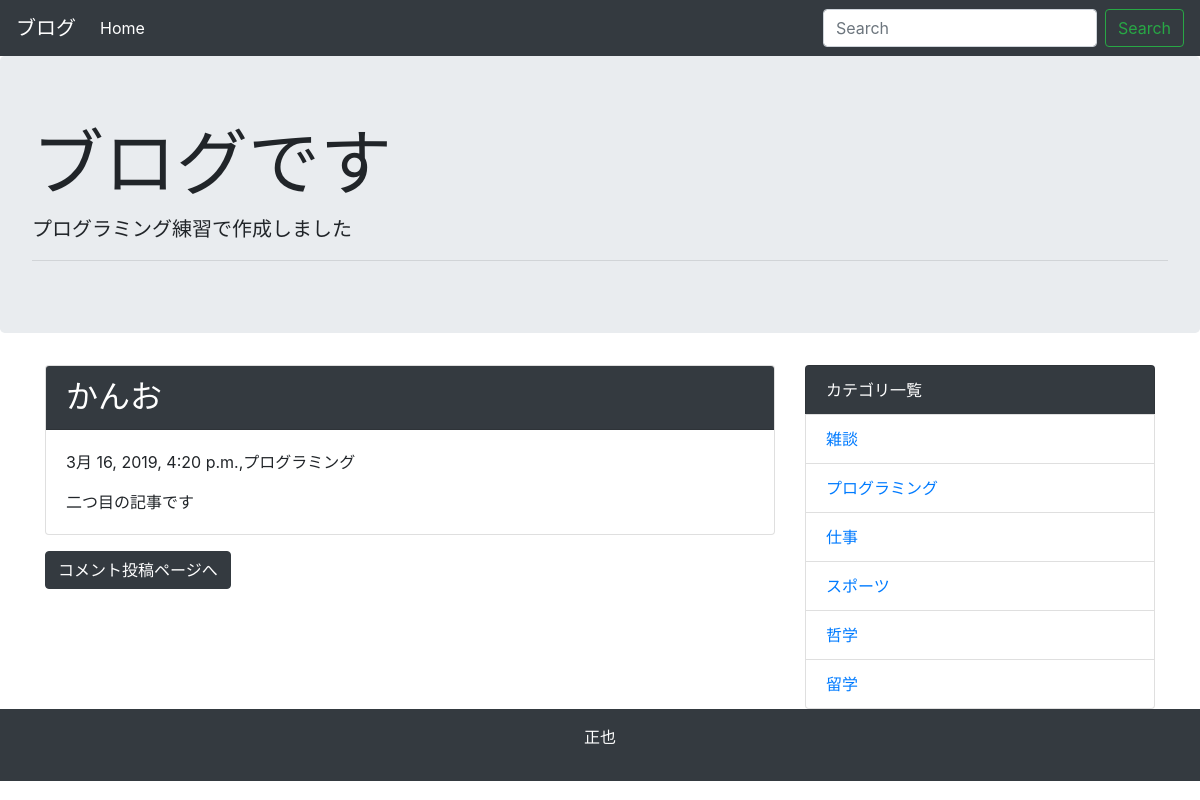
Screenshot of /detail/3/ with the database file from the repository.
### blog/models.py (models this page shows, shortened)
class Post(models.Model):
    title = models.CharField('タイトル',max_length=255)
    text = models.TextField('本文')
    created_at = models.DateTimeField('作成日', default=timezone.now)
    category = models.ForeignKey(Category,verbose_name='カテゴリ',on_delete=models.PROTECT)

class Category(models.Model):
    name = models.CharField('カテゴリ名',max_length=225)
    created_at = models.DateTimeField('作成日', default=timezone.now)
    def __str__(self):
        return self.name

### blog/views.py (the view)
# urls.py: path('detail/<int:pk>/',views.DetailView.as_view(), name='detail'),
class DetailView(generic.DetailView):
    model = Post

### blog/context_processors.py (called while the page is built)
def common(request):
    context = {
    'category_list':Category.objects.all(),
    }
    return context

### blog/templates/blog/post_detail.html (shortened to what this page needs)
{% extends 'blog/base.html' %}
{% block content %}
<div class="card mb-3">
  <h2 class="card-header bg-dark text-white">{{post.title}}</h2>
  <div class="card-body">
    <p>{{post.created_at}},{{ post.category }}</p>
    {{ post.text | linebreaksbr | urlize}}
  </div>
</div>
<a class="btn btn-dark" href="{% url 'blog:comment' post.pk %}">コメント投稿ページへ</a>
{% endblock %}

### blog/templates/blog/base.html (shortened to what this page needs)
<!doctype html>
<html lang="ja">
  <head>
    <link rel="stylesheet" href="https://maxcdn.bootstrapcdn.com/bootstrap/4.0.0-beta.2/css/bootstrap.min.css">
  </head>
  <body>
        <nav class="navbar navbar-expand-lg navbar-dark bg-dark">
      <a class="navbar-brand" href="#">ブログ</a>
      <div class="collapse navbar-collapse" id="navbarSupportedContent">
        <ul class="navbar-nav mr-auto">
          <li class="nav-item active">
            <a class="nav-link" href="{% url 'blog:index' %}">Home</a>
          </li>
        </ul>
        <form class="form-inline my-2 my-lg-0" method="GET" action="{% url 'blog:index' %}">
          <input class="form-control mr-sm-2" type="text" placeholder="Search" aria-label="Search" name="keyword">
          <button class="btn btn-outline-success my-2 my-sm-0" type="submit">Search</button>
        </form>
      </div>
    </nav>
        <div class="jumbotron">
      <h1 class="display-3">ブログです</h1>
      <p class="lead">プログラミング練習で作成しました</p>
      <hr class="my-2">
      </div>
    <div class="container">
      <div class="row">
        <div class="col-md-8">
      {% block content %}
      {% endblock %}
      </div>
      <div class="col-md-4">
        <ul class="list-group">
          <li class="list-group-item bg-dark text-white">カテゴリ一覧</li>
          {% for category in category_list %}
          <li class="list-group-item"><a href="{% url 'blog:category' category.pk %}">{{category}}</a></li>
          {% endfor %}
        </ul>
        </div>
      </div>
    </div>
    <footer class="bg-dark text-white text-center py-3">
      <p> 正也 </p>
    </footer>
  </body>
</html>

### rows the page displays
Post: title "かんお", created_at "3月 16, 2019, 4:20 p.m.", category "プログラミング", text "二つ目の記事です"
Category: name "雑談"
Category: name "プログラミング"
Category: name "仕事"
Category: name "スポーツ"
Category: name "哲学"
Category: name "留学"
